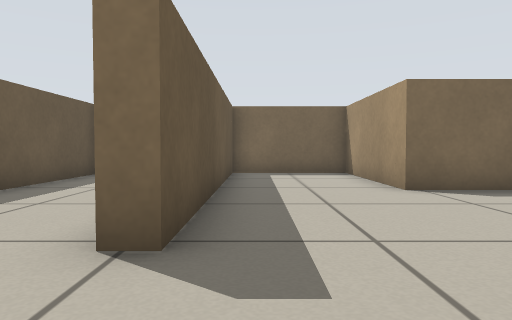
View 1 (above)

16 first-person views from a walk through a world built for the Player/Stage simulator. The camera is 0.39 m above the floor, tilts 2° down and sees 70° across. Floor lines are 1 m apart. The floor is counted in squares, 0.5 m on a side. Each view is taken from the middle of a square. On the plan, view 1 faces up. The plan holds only what a view shows up to about 11 squares ahead; the rest is blank. Robots are left out.

View 2
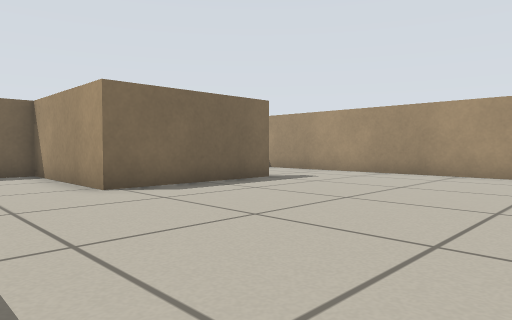

View 3
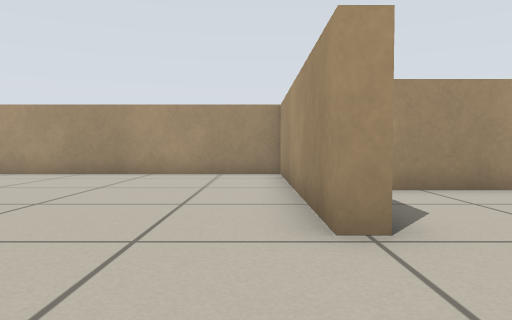

View 4
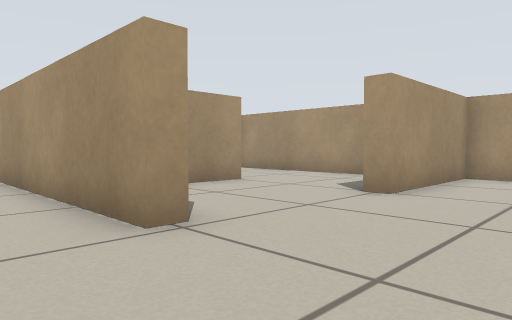

View 5
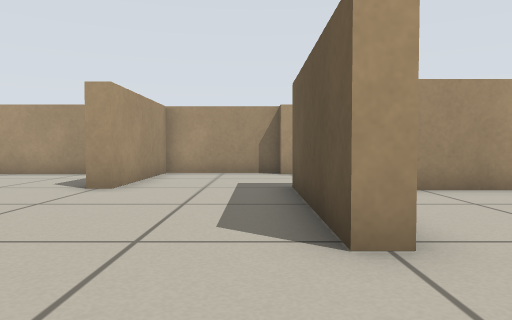

View 6
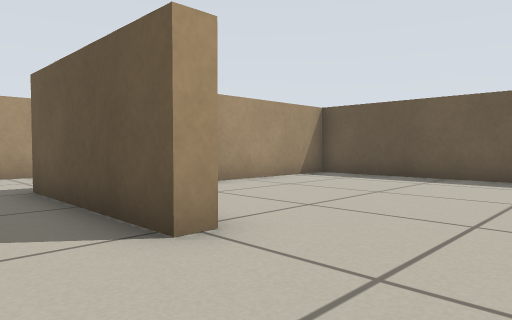

View 7
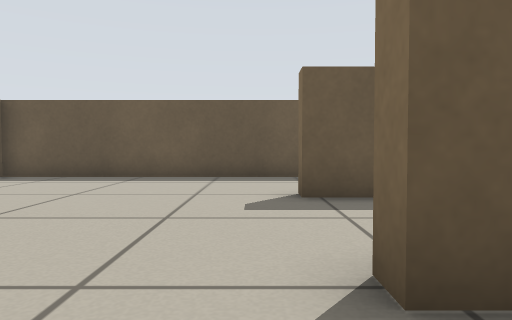

View 8
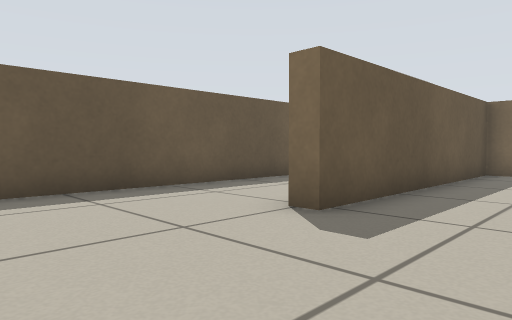

View 9
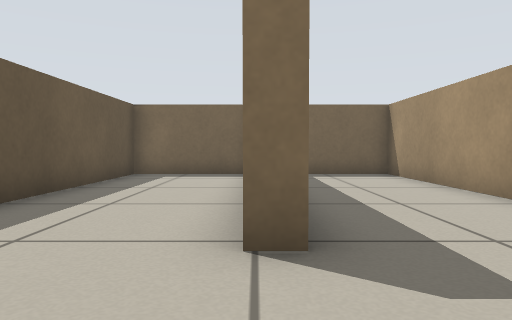

View 10
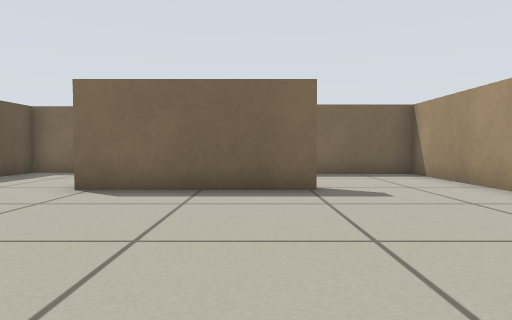

View 11
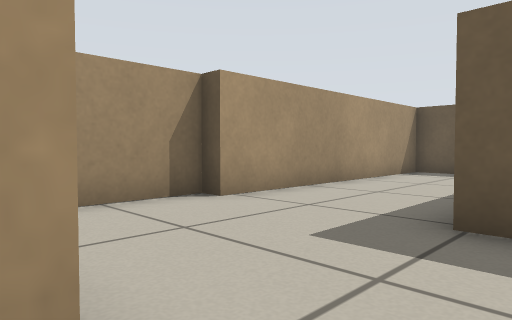

View 12
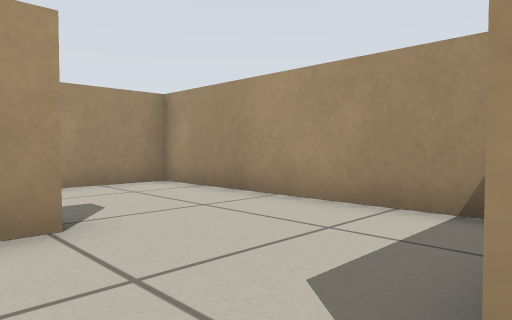

View 13
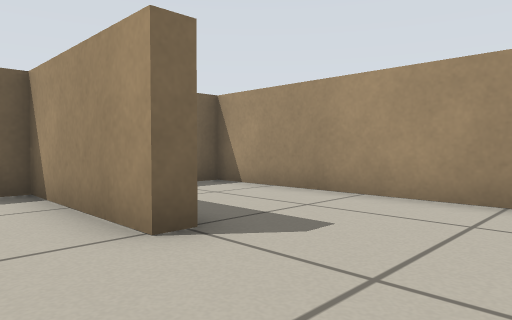

View 14
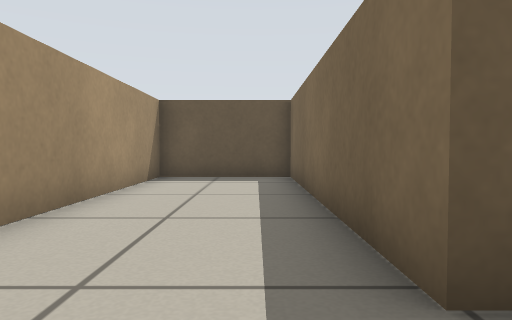

View 15
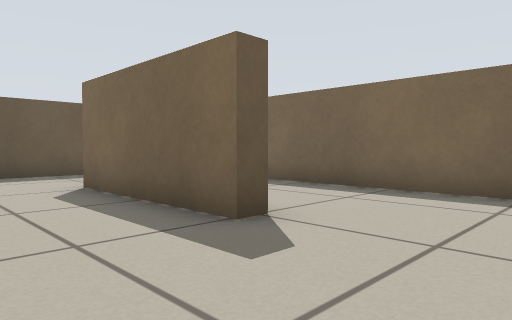

View 16
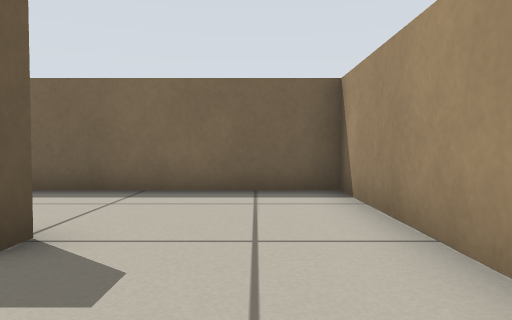

### Floor plan
Points are (right, up) in squares from view 1. A wall is a line through its corners. A room is listed if a view was taken in it or the views show most of it. See-through windows are left out.
Room 1 (views 1, 2, 3, 4, 5, 6, 7, 8, 9, 10, 11, 12, 13, 14, 15, 16)
walls: (-1.2, -0.7) (-0.7, -0.7) (-0.7, -5.1) (-8.5, -5.1) (-8.5, -8.5) (-0.7, -8.5); (3.2, -1.2) (3.2, -0.7) (10.5, -0.7) (10.5, 10.5) (3.9, 10.5); (-1.2, 5.4) (-1.2, 10.5) (-4.6, 10.5) (-4.6, 2.7) (-5.1, 2.7); (7.1, -5.1) (6.6, -5.1) (6.6, -1.2) (6.1, -1.2); (7.1, 7.1) (7.1, 6.6) (2.7, 6.6) (2.7, 11) (-0.7, 11) (-0.7, 2.7) (-1.2, 2.7); (4, -8.5) (10.5, -8.5) (10.5, -1.2) (9.9, -1.2); (-0.7, -9) (2.7, -9) (2.7, -4.9) (3.2, -4.9); (-5.4, 10.5) (-8.5, 10.5) (-8.5, -4.6) (-2.9, -4.6)

Where each view was taken, in squares from view 1:
view 1: 0 up, 0 right, facing up
view 2: 0 up, 0 right, facing up-right
view 3: 0 up, 0 right, facing right
view 4: 1 up, 0 right, facing down-right
view 5: 2 up, 0 right, facing down
view 6: 2 up, 1 right, facing down-left
view 7: 2 up, 1 right, facing left
view 8: 1 down, 2 left, facing up-left
view 9: 0 up, 5 left, facing up
view 10: 0 up, 6 right, facing up
view 11: 4 down, 3 right, facing down-left
view 12: 4 down, 3 right, facing down-right
view 13: 8 down, 5 right, facing up-right
view 14: 6 down, 1 right, facing left
view 15: 4 up, 10 right, facing up-left
view 16: 4 up, 9 right, facing up
